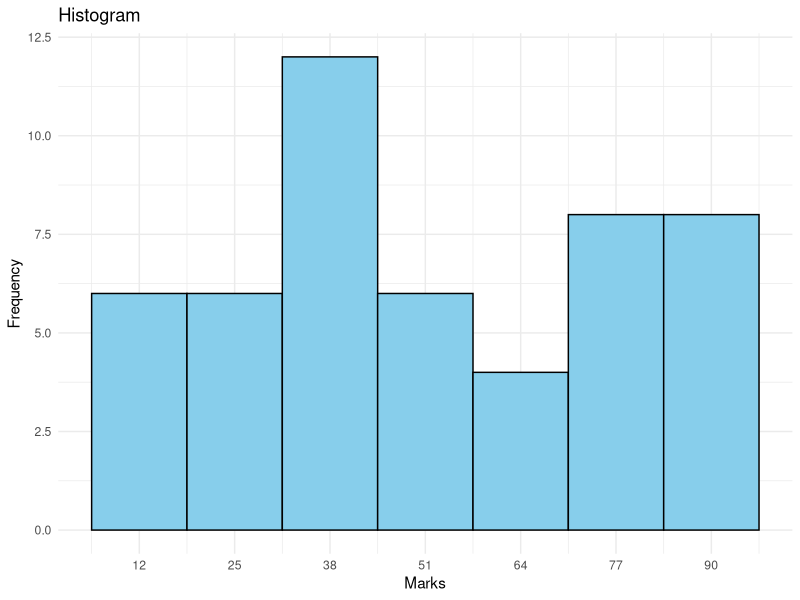
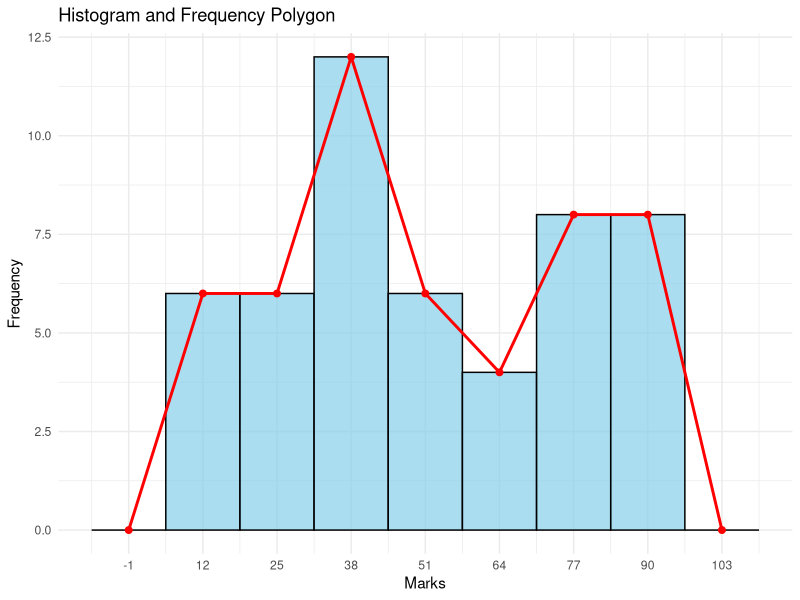

Recreate these plots in R, in order.
## ---- chunk 1
library(knitr)
library(kableExtra)
set.seed(1)
marks <- round(runif(50, 0, 100),0)
matrix_data <- matrix(marks, ncol = 10, byrow = TRUE)
kable(matrix_data) |>
  kable_styling()

## ---- chunk 2
smarks <- sort(round(runif(50, 0, 100),0))
smatrix_data <- matrix(smarks, ncol = 10, byrow = TRUE)
kable(smatrix_data) |>
  kable_styling()
## ---- chunk 3
kable(smatrix_data) |>
  kable_styling()
## ---- chunk 4
df = data.frame(CL = c("6-18", "19-31", "32-44", "45-57", "58-70", "71-83", "84-96"))
df |> kable()
## ---- chunk 5
df = data.frame(CL = c("6-18", "19-31", "32-44", "45-57", "58-70", "71-83", "84-96"),Tally = c("", "", "", "","", "", ""), Frequency= c(6, 6, 12, 6, 4, 8, 8))
df |> kable()
## ---- chunk 6
df = data.frame(CL = c("6-18", "19-31", "32-44", "45-57", "58-70", "71-83", "84-96"),
                Boundaries = c("5.5-18.5", "18.5-31.5", "31.5-44.5", "44.5-57.5", "57.5-70.5", "70.5-83.5", "83.5-96.5"),
                
            Frequency= c(6, 6, 12, 6, 4, 8, 8))
df |> kable()
## ---- chunk 7
df = data.frame(CL = c("6-18", "19-31", "32-44", "45-57", "58-70", "71-83", "84-96"),
                Boundaries = c("(5.5, 18.5]", "(18.5, 31.5]", "(31.5, 44.5]", "(44.5, 57.5]", "(57.5, 70.5]", "(70.5, 83.5]", "(83.5, 96.5]"),
                
            Frequency= c(6, 6, 12, 6, 4, 8, 8))
df |> kable()
## ---- chunk 8
df = data.frame(CL = c("6-18", "19-31", "32-44", "45-57", "58-70", "71-83", "84-96"),
                Boundaries = c("5.5-18.5", "18.5-31.5", "31.5-44.5", "44.5-57.5", "57.5-70.5", "70.5-83.5", "83.5-96.5"), 
                Mid_point = c(12, 25, 38, 51, 64, 77, 90),
                
            Frequency= c(6, 6, 12, 6, 4, 8, 8))
df |> kable()
## ---- chunk 9
# Create data frame
data <- data.frame(
  CL = c("6-18", "19-31", "32-44", "45-57", "58-70", "71-83", "84-96"),
  Lower_Boundary = c(5.5, 18.5, 31.5, 44.5, 57.5, 70.5, 83.5),
  Upper_Boundary = c(18.5, 31.5, 44.5, 57.5, 70.5, 83.5, 96.5),
  Mid_point = c(12, 25, 38, 51, 64, 77, 90),
  Frequency = c(6, 6, 12, 6, 4, 8, 8)
)
# Load ggplot2
library(ggplot2)

# Create histogram plot
ggplot(data, aes(x = Mid_point, y = Frequency)) +
  geom_bar(stat = "identity", width = 13, col="black", fill="skyblue") +
  scale_x_continuous(breaks = data$Mid_point, labels = data$Mid_point) +
  labs(title = "Histogram", x = "Marks", y = "Frequency") +
  theme_minimal()

## ---- chunk 10
# Load ggplot2
library(ggplot2)
data <- data.frame(
  CL = c("","6-18", "19-31", "32-44", "45-57", "58-70", "71-83", "84-96", ""),
  Lower_Boundary = c(-7.5, 5.5, 18.5, 31.5, 44.5, 57.5, 70.5, 83.5, 96.5),
  Upper_Boundary = c(5.5, 18.5, 31.5, 44.5, 57.5, 70.5, 83.5, 96.5, 109.5),
  Mid_point = c(-1, 12, 25, 38, 51, 64, 77, 90, 103),
  Frequency = c(0,6, 6, 12, 6, 4, 8, 8, 0)
)
# Create histogram and frequency polygon plot
ggplot(data, aes(x = Mid_point, y = Frequency)) +
  geom_bar(stat = "identity", width = 13, fill = "skyblue", alpha = 0.7, col="black") +
  geom_line(aes(group = 1), color = "red", size = 1) +
  geom_point(color = "red", size = 2) +
  scale_x_continuous(breaks = data$Mid_point, labels = data$Mid_point) +
  labs(title = "Histogram and Frequency Polygon", x = "Marks", y = "Frequency") +
  theme_minimal()

## ---- chunk 11
data |> kable()
